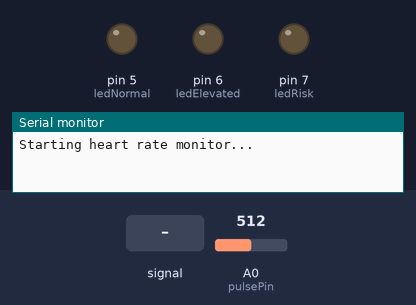
Bench run of a sketch on a simulated Arduino Uno, built with avr-gcc and run on an emulated ATmega328P. On the bench: output pins drawn as LEDs (lit = HIGH), the last lines printed to the serial monitor. Dashed ring = blinking. Inputs (shaded band) come from the test bench; at power-on: A0 (pulsePin) = 512.

Above: at 4.2 s.
4.3 s: A0 (pulsePin) set to 560
7.3 s: A0 (pulsePin) fed a 50 Hz sine of ±306 counts around its level
At 10.1 s:
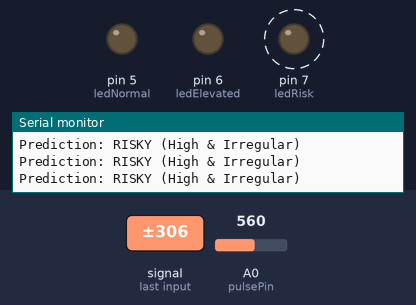
10.3 s: A0 (pulsePin) fed a 200 Hz sine of ±81 counts around its level
13.3 s: A0 (pulsePin) set to 540
At 13.8 s:
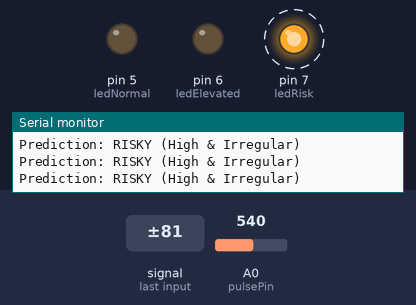
Timing chart, 0 to 63.8 s (numbered marks = the images above; inputs shaded):
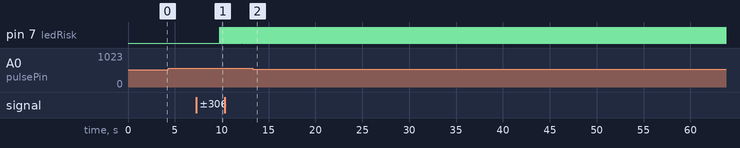

The sketch:

PREDICTIVEmodel.ino
```cpp
#include <Wire.h>
#include "MAX30100_PulseOximeter.h"
/*
#define REPORTING_PERIOD_MS     1000
#define LED_NORMAL 5
#define LED_ELEVATED 6
#define LED_RISK 7

PulseOximeter pox;
uint32_t tsLastReport = 0;

float prevBPM = 0;

void setup() {
    Serial.begin(9600);
    pinMode(LED_NORMAL, OUTPUT);
    pinMode(LED_ELEVATED, OUTPUT);
    pinMode(LED_RISK, OUTPUT);

    Serial.print("Initializing pulse oximeter..");

    if (!pox.begin()) {
        Serial.println("FAILED");
        for(;;); // halt
    } else {
        Serial.println("SUCCESS");
    }

    pox.setIRLedCurrent(MAX30100_LED_CURR_7_6MA);
}

void classifyHeartRate(float currentBPM, float deltaBPM) {
    digitalWrite(LED_NORMAL, LOW);
    digitalWrite(LED_ELEVATED, LOW);
    digitalWrite(LED_RISK, LOW);

    if (currentBPM < 60) {
        Serial.println("Status: LOW Heart Rate");
        digitalWrite(LED_NORMAL, HIGH);
    } else if (currentBPM > 100) {
        if (deltaBPM > 20) {
            Serial.println("Status: RISKY! Sudden increase");
            digitalWrite(LED_RISK, HIGH);
        } else {
            Serial.println("Status: ELEVATED");
            digitalWrite(LED_ELEVATED, HIGH);
        }
    } else {
        if (deltaBPM > 15) {
            Serial.println("Status: ELEVATED (Change)");
            digitalWrite(LED_ELEVATED, HIGH);
        } else {
            Serial.println("Status: NORMAL");
            digitalWrite(LED_NORMAL, HIGH);
        }
    }
}

void loop() {
    pox.update();

    if (millis() - tsLastReport > REPORTING_PERIOD_MS) {
        tsLastReport = millis();

        float currentBPM = pox.getHeartRate();
        float deltaBPM = abs(currentBPM - prevBPM);

        Serial.print("BPM: ");
        Serial.print(currentBPM);
        Serial.print(" | Δ: ");
        Serial.println(deltaBPM);

        classifyHeartRate(currentBPM, deltaBPM);
        prevBPM = currentBPM;
    }
}
*/


const int pulsePin = A0;
const int ledNormal = 5;
const int ledElevated = 6;
const int ledRisk = 7;

const int threshold = 550; // Tune this with Serial Plotter
const int sampleRate = 10; // ms
const int bpmWindow = 10;  // Store last 10 BPM values

unsigned long lastBeatTime = 0;
bool beatDetected = false;
int bpmHistory[bpmWindow];
int bpmIndex = 0;
bool bpmFilled = false;

void setup() {
  Serial.begin(9600);
  pinMode(pulsePin, INPUT);
  pinMode(ledNormal, OUTPUT);
  pinMode(ledElevated, OUTPUT);
  pinMode(ledRisk, OUTPUT);
  Serial.println("Starting heart rate monitor...");
}

void loop() {
  int signal = analogRead(pulsePin);
  static int lastSignal = 0;

  // Beat detection
  if (signal > threshold && !beatDetected) {
    unsigned long currentTime = millis();
    unsigned long delta = currentTime - lastBeatTime;

    if (delta > 300) { // 200ms = max 300 BPM filter
      int bpm = 60000 / delta;
      Serial.print("BPM: ");
      Serial.println(bpm);

      bpmHistory[bpmIndex++] = bpm;
      if (bpmIndex >= bpmWindow) {
        bpmIndex = 0;
        bpmFilled = true;
      }

      lastBeatTime = currentTime;
    }

    beatDetected = true;
  }

  if (signal < threshold) {
    beatDetected = false;
  }

  // Predict state based on BPM history
  if (bpmFilled) {
    float avg = computeAvg(bpmHistory, bpmWindow);
    float stddev = computeStdDev(bpmHistory, bpmWindow, avg);
    predictCondition(avg, stddev);
  }

  delay(sampleRate);
}

// Compute average of array
float computeAvg(int *arr, int size) {
  long sum = 0;
  for (int i = 0; i < size; i++) {
    sum += arr[i];
  }
  return (float)sum / size;
}

// Compute standard deviation
float computeStdDev(int *arr, int size, float mean) {
  float sum = 0;
  for (int i = 0; i < size; i++) {
    float diff = arr[i] - mean;
    sum += diff * diff;
  }
  return sqrt(sum / size);
}

// Simple predictive model
void predictCondition(float avgBPM, float stddev) {
  digitalWrite(ledNormal, LOW);
  digitalWrite(ledElevated, LOW);
  digitalWrite(ledRisk, LOW);

  if (avgBPM < 60) {
    Serial.println("Prediction: LOW Heart Rate");
    digitalWrite(ledNormal, HIGH);
  } else if (avgBPM > 100 && stddev > 8) {
    Serial.println("Prediction: RISKY (High & Irregular)");
    digitalWrite(ledRisk, HIGH);
  } else if (avgBPM > 100) {
    Serial.println("Prediction: ELEVATED");
    digitalWrite(ledElevated, HIGH);
  } else if (stddev > 10) {
    Serial.println("Prediction: IRREGULAR");
    digitalWrite(ledRisk, HIGH);
  } else if(avgBPM < 100 && avgBPM > 70){
    Serial.println("Prediction: NORMAL");
    digitalWrite(ledNormal, HIGH);
  }
}
```

Measured:
- after the input at 7.3 s, pin 7 (ledRisk): alternates HIGH for 0.01 s and LOW for 0.03 s, starting after 2.5 s
- after the input at 13.3 s, pin 6 (ledElevated): stops changing and stays LOW
